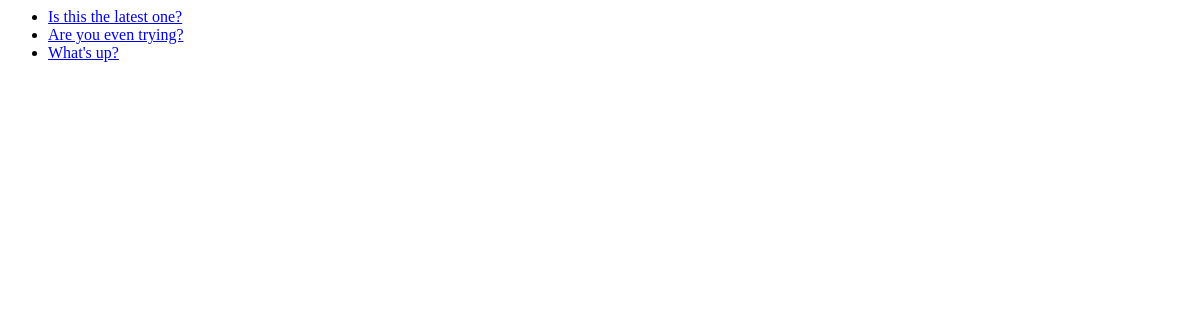
/polls/, run on an earlier commit of the app's database.
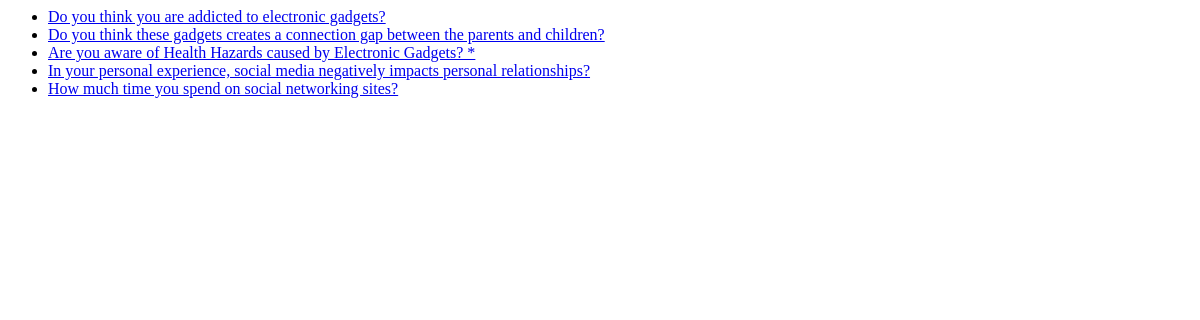
And on a later commit of the database.
### polls/models.py (models this page shows, shortened)
@python_2_unicode_compatible  #for python 2 support
class Question(models.Model):
	question_text = models.CharField(max_length=200)
	pub_date = models.DateTimeField('Date Published')

### polls/views.py (the view)
class IndexView(generic.ListView):
	template_name='polls/index.html'
	context_object_name= 'latest_question_list'
	def get_queryset(self):
		return Question.objects.order_by('-pub_date')[:5]

### polls/templates/polls/index.html
{% if latest_question_list %}
<ul>
	{% for question in latest_question_list %}
	<li>
		<a href="{% url 'polls:detail' question.id %}">{{ question.question_text }}</a>
	</li>
	{% endfor %}
</ul>
{% else %}
<p>NO polls are available.</p>
{% endif %}

What changed in the data, as far as the page shows it:
removed Question: question_text "Is this the latest one?"
removed Question: question_text "Are you even trying?"
removed Question: question_text "What's up?"
added Question: question_text "Do you think you are addicted to electronic gadgets?"
added Question: question_text "Do you think these gadgets creates a connection gap between the parents and children?"
added Question: question_text "Are you aware of Health Hazards caused by Electronic Gadgets? *"
added Question: question_text "In your personal experience, social media negatively impacts personal relationships?"
added Question: question_text "How much time you spend on social networking sites?"
